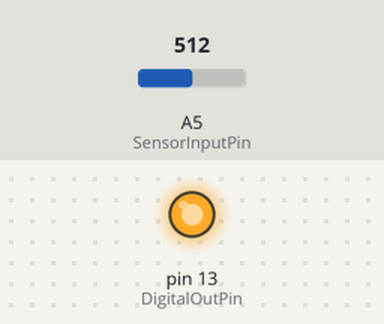
The sketch below on a simulated Arduino Uno, built with avr-gcc and run on an emulated ATmega328P. Shown: output pins drawn as LEDs (lit = HIGH). The inputs (shaded band) are chosen by the test bench; at power-on: A5 (SensorInputPin) = 512. What the sketch prints to the serial monitor is not drawn.

Above: at 1.2 s.
1.3 s: A5 (SensorInputPin) set to 55
3.5 s: A5 (SensorInputPin) set to 46
At 5.7 s:
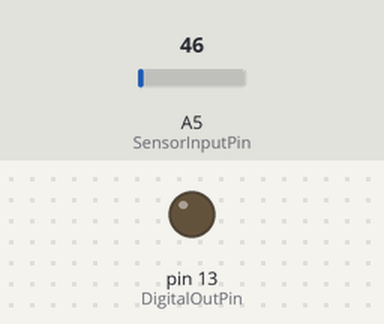
6.0 s: A5 (SensorInputPin) set to 90
9.0 s: A5 (SensorInputPin) set to 108
10.5 s: A5 (SensorInputPin) set to 0
At 11.7 s:
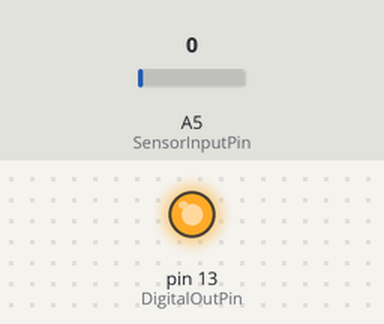
Timing chart, 0 to 18.0 s (numbered marks = the images above; inputs shaded):
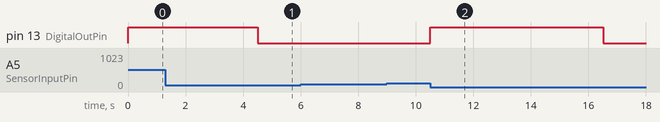

Measured:
- the behaviour switches between 52 and 51 on A5 (SensorInputPin) (found by bisection; images 0 and 1)
- after the input at 3.5 s, pin 13 (DigitalOutPin): HIGH → LOW after 1.0 s
- after the input at 10.5 s, pin 13 (DigitalOutPin): LOW → HIGH at once, → LOW 6.0 s later

The sketch:

CurrentDetectorAlgorithm.ino
```cpp
/*
  InitialDetectorAlgorithm

  Development code for figuring out how to provide a robust signal
  from either EMG sensor

  For a detailed discussion of functionality and defining parameters,
  see https://github.com/enable-medellin/robotic-arm/wiki/Initial-EMG-Algorithm

  Bryn Davis

*/

#include <Filters.h>         // From https://github.com/JonHub/Filters

#define SensorInputPin A5    // Input pin number
#define DigitalOutPin 13     // Output pin

// Setup parameters
int sensor = 1;                   // 0 for Protesis Avanzada; 1 for OYMotion
int debug_signals = 1;            // 1 to show signals over serial

// Fixed parameters
float background_frequency = 0.2; // Change rate to be considered background (Hz)
float ceiling_frequency = 150;    // Highest expected frequency (Hz)
float fall_time = 1000;           // Signal must be low this long for 1 -> 0 (ms)

// Variable parameters we'll change in setup
float threshold;                     // Voltage above background to register signal
float rise_time;                     // Must see signal this long for 0 -> 1 (ms)
float background_timeout;            // Max time to not calculate background (ms)
float threshold_oy = .25;
float rise_time_oy = 2;
float background_timeout_oy = 5000;
float threshold_pa = .5;
float rise_time_pa = 100;
float background_timeout_pa = 5000;

// Initialization
int state = 0;                 // 0 for no signal; 1 for signal
float background = 0;          // Tracks background level
bool high_now = false;         // Whether the instaneous signal is high
int last_low = 0;              // Time (ms) of last observed low
int last_high = 0;             // Time (ms) of last observed high
int last_background = 0;       // Time (ms) of contributing background
int current_time = 0;          // Tracking loop time (ms)
int previous_time = 0;         // Stores the previous time for rate calculations
float emg_signal;              // Current signal

// create a one pole filter to estimate background
FilterOnePole backgroundFilter(LOWPASS, background_frequency);

// create a filter to remove high frequency noise
FilterOnePole lowpassFilter(LOWPASS, ceiling_frequency);

// the setup routine runs once when you press reset:
void setup() {

  // initialize serial communication at 19200 bits per second:
  Serial.begin(38400);

  // Initialize the on-board LED (will use it to show state)
  pinMode(LED_BUILTIN, OUTPUT);

  // Initialize a digital output for hand-off to robotics
  pinMode(DigitalOutPin, OUTPUT);

  // Set sensor specific parameters (TODO - Figure out how to do this only once)
  if (sensor == 0){
    threshold = threshold_pa;
    rise_time = rise_time_pa;
    background_timeout = background_timeout_pa;
  }
  else if (sensor == 1){
    threshold = threshold_oy;
    rise_time = rise_time_oy;
    background_timeout = background_timeout_oy;
  }

}

// the loop routine runs over and over
void loop() {

  // read the input:
  int sensorValue = analogRead(SensorInputPin);
  current_time = millis();

  // Convert the analog reading (which goes from 0 - 1023) to a voltage (0 - 5V):
  float voltage = sensorValue * (5.0 / 1023.0);

  // do low pass filtering
  if (ceiling_frequency == 0){     // Do nothing
    emg_signal = voltage;
  }
  else {                           // Filter out high frequencies
    emg_signal = lowpassFilter.input(voltage);
  }

  // Do accounting based on whether we are exceeding threshold
  if (sensor == 0){
    high_now = (emg_signal - background) > threshold;
  }
  else if (sensor == 1){
    high_now = abs(emg_signal - background) > threshold;
  }
  if (high_now) {
    last_high = current_time;
  }
  else {
    last_low = current_time;
  }

  // Determine the state
  if (high_now) {
    if ((current_time - last_low) > rise_time) {
      state = 1;
    }
  }
  else {     // not high_now
    if ((current_time - last_high) > fall_time) {
      state = 0;
    }
  }

  // Track the background
  if ((state == 0) and not high_now){
    background = backgroundFilter.input(emg_signal);
    last_background = current_time;
    }
  else if (current_time - last_background > background_timeout){
    background = backgroundFilter.input(emg_signal);
  }

  // Print out the signal values
  if (debug_signals == 1){
     Serial.print(emg_signal);
     Serial.print("   ");
     Serial.print(state);
     Serial.print("   ");
  // Serial.print(high_now);
  // Serial.print("   ");
     Serial.print(background);
     Serial.print("   ");
  }

  // Track the speed (in hundreds of Hz to keep similar scale)
  float rate = 10. / (current_time - previous_time);
  previous_time = current_time;
  Serial.println(rate);

  // Control the digital outputs
  if (state == 1){
    digitalWrite(LED_BUILTIN, HIGH);
    digitalWrite(DigitalOutPin, HIGH);
  }
  else {
    digitalWrite(LED_BUILTIN, LOW);
    digitalWrite(DigitalOutPin, LOW);
  }

}
```
